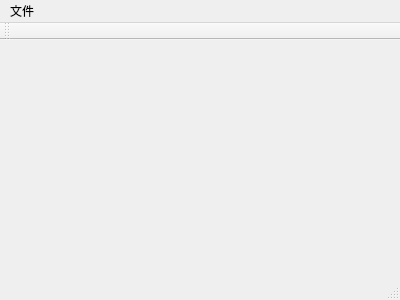
<?xml version="1.0" encoding="UTF-8"?>
<ui version="4.0">
 <class>platform</class>
 <widget class="QMainWindow" name="platform">
  <property name="geometry">
   <rect>
    <x>0</x>
    <y>0</y>
    <width>400</width>
    <height>300</height>
   </rect>
  </property>
  <property name="windowTitle">
   <string>platform</string>
  </property>
  <widget class="QWidget" name="centralWidget"/>
  <widget class="QMenuBar" name="menuBar">
   <property name="geometry">
    <rect>
     <x>0</x>
     <y>0</y>
     <width>400</width>
     <height>23</height>
    </rect>
   </property>
   <widget class="QMenu" name="menuFile">
    <property name="title">
     <string>文件</string>
    </property>
    <addaction name="actionNew"/>
    <addaction name="actionOpen"/>
    <addaction name="actionSave"/>
   </widget>
   <addaction name="menuFile"/>
  </widget>
  <widget class="QToolBar" name="mainToolBar">
   <attribute name="toolBarArea">
    <enum>TopToolBarArea</enum>
   </attribute>
   <attribute name="toolBarBreak">
    <bool>false</bool>
   </attribute>
  </widget>
  <widget class="QStatusBar" name="statusBar"/>
  <action name="actionNew">
   <property name="text">
    <string>新建</string>
   </property>
  </action>
  <action name="actionOpen">
   <property name="text">
    <string>打开</string>
   </property>
  </action>
  <action name="actionSave">
   <property name="text">
    <string>保存</string>
   </property>
  </action>
 </widget>
 <layoutdefault spacing="6" margin="11"/>
 <resources/>
 <connections/>
</ui>
